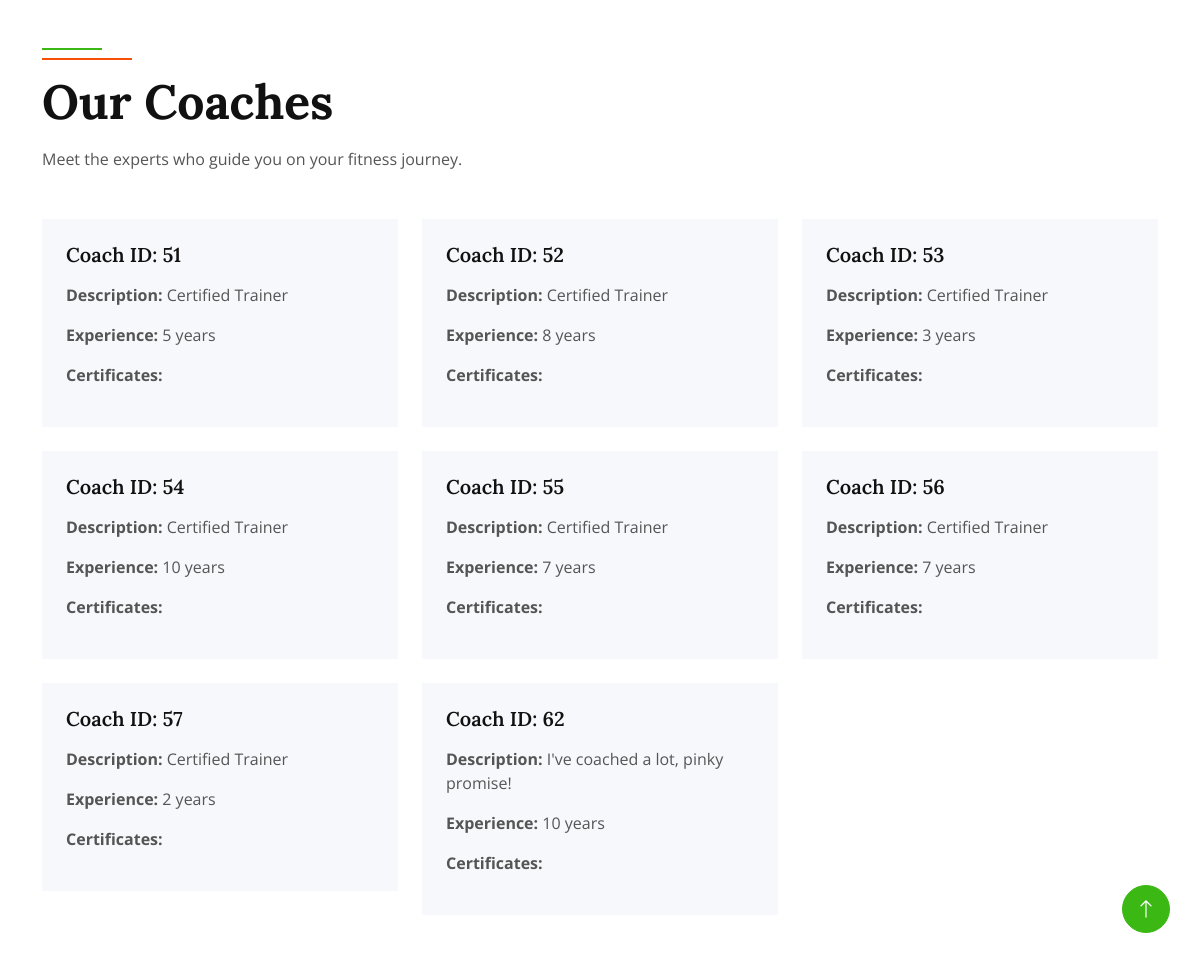
The app's page /coaches with its own data.
### tables this page shows
CREATE TABLE `Coach` (`Coach_ID`, `Verified`, `Description`, `Experience`, `Certificates`);

### app.py (the view)
@app.route('/coaches', methods=['GET'])
def GetCoach():
    conn = get_db_connection()
    cursor = conn.cursor()
    query = """
    SELECT  Coach_ID, Verified, Description, Experience, Certificates
    FROM Coach
    """
    cursor.execute(query)
    result = cursor.fetchall()
    coaches_data = [
        {"Coach_ID": row[0], "Verified": row[1], "Description": row[2], "Experience": row[3], "Certificates": row[4],
         } for row in result]
    return render_template('coaches_details.html', coaches=coaches_data)

### app.py (called while the page is built)
def get_db_connection():
    conn = sqlite3.connect(DATABASE)
    conn.row_factory = sqlite3.Row
    return conn

### templates/coaches_details.html (shortened to what this page needs)
<!DOCTYPE html>
<html lang="en">
<head>
    <link href="https://cdnjs.cloudflare.com/ajax/libs/font-awesome/5.10.0/css/all.min.css" rel="stylesheet">
    <link href="https://cdn.jsdelivr.net/npm/bootstrap-icons@1.4.1/font/bootstrap-icons.css" rel="stylesheet">
    <link href="{{ url_for('static', filename='css/bootstrap.min.css') }}" rel="stylesheet">
    <link href="{{ url_for('static', filename='css/style.css') }}" rel="stylesheet">
</head>
<body>
    <div class="container-xxl py-5">
        <div class="container">
            <div class="row g-0 gx-5 align-items-end">
                <div class="col-lg-6">
                    <div class="section-header text-start mb-5 wow fadeInUp" data-wow-delay="0.1s" style="max-width: 500px;">
                        <h1 class="display-5 mb-3">Our Coaches</h1>
                        <p>Meet the experts who guide you on your fitness journey.</p>
                    </div>
                </div>
            </div>
            <div class="row g-4">
                {% for coach in coaches %}
                <div class="col-xl-4 col-lg-6 col-md-6 wow fadeInUp" data-wow-delay="0.3s">
                    <div class="coach-item">
                        <div class="bg-light p-4 rounded">
                            <h5 class="mb-3">Coach ID: {{ coach['Coach_ID'] }}</h5>
                            <p><strong>Description:</strong> {{ coach['Description'] }}</p>
                            <p><strong>Experience:</strong> {{ coach['Experience'] }} </p>
                            <p><strong>Certificates:</strong> {{ coach['Certificates'] }}</p>
                        </div>
                    </div>
                </div>
                {% endfor %}
            </div>
        </div>
    </div>
    <a href="#" class="btn btn-lg btn-primary btn-lg-square rounded-circle back-to-top"><i class="bi bi-arrow-up"></i></a>
</body>
</html>

### static/css/style.css (style rules this page uses)
:root { --primary: #3CB815; --secondary: #F65005; --light: #F7F8FC; --dark: #111111; }
.back-to-top { position: fixed; display: none; right: 30px; bottom: 30px; z-index: 99; }
.btn { font-weight: 500; transition: .5s; }
.btn.btn-primary, .btn.btn-secondary, .btn.btn-outline-primary:hover, .btn.btn-outline-secondary:hover { color: #FFFFFF; }
.btn-lg-square { width: 48px; height: 48px; }
.btn-square, .btn-sm-square, .btn-lg-square { padding: 0; display: flex; align-items: center; justify-content: center; font-weight: normal; }
.section-header { position: relative; padding-top: 25px; }
.section-header::before { position: absolute; content: ""; width: 60px; height: 2px; top: 0; left: 50%; transform: translateX(-50%); background: var(--primary); }
.section-header::after { position: absolute; content: ""; width: 90px; height: 2px; top: 10px; left: 50%; transform: translateX(-50%); background: var(--secondary); }
.section-header.text-start::before, .section-header.text-start::after { left: 0; transform: translateX(0); }

### records on screen
Coach: Coach_ID "51", Description "Certified Trainer", Experience "5 years"
Coach: Coach_ID "52", Description "Certified Trainer", Experience "8 years"
Coach: Coach_ID "53", Description "Certified Trainer", Experience "3 years"
Coach: Coach_ID "54", Description "Certified Trainer", Experience "10 years"
Coach: Coach_ID "55", Description "Certified Trainer", Experience "7 years"
Coach: Coach_ID "56", Description "Certified Trainer", Experience "7 years"
Coach: Coach_ID "57", Description "Certified Trainer", Experience "2 years"
Coach: Coach_ID "62", Description "I've coached a lot, pinky promise!", Experience "10 years"
